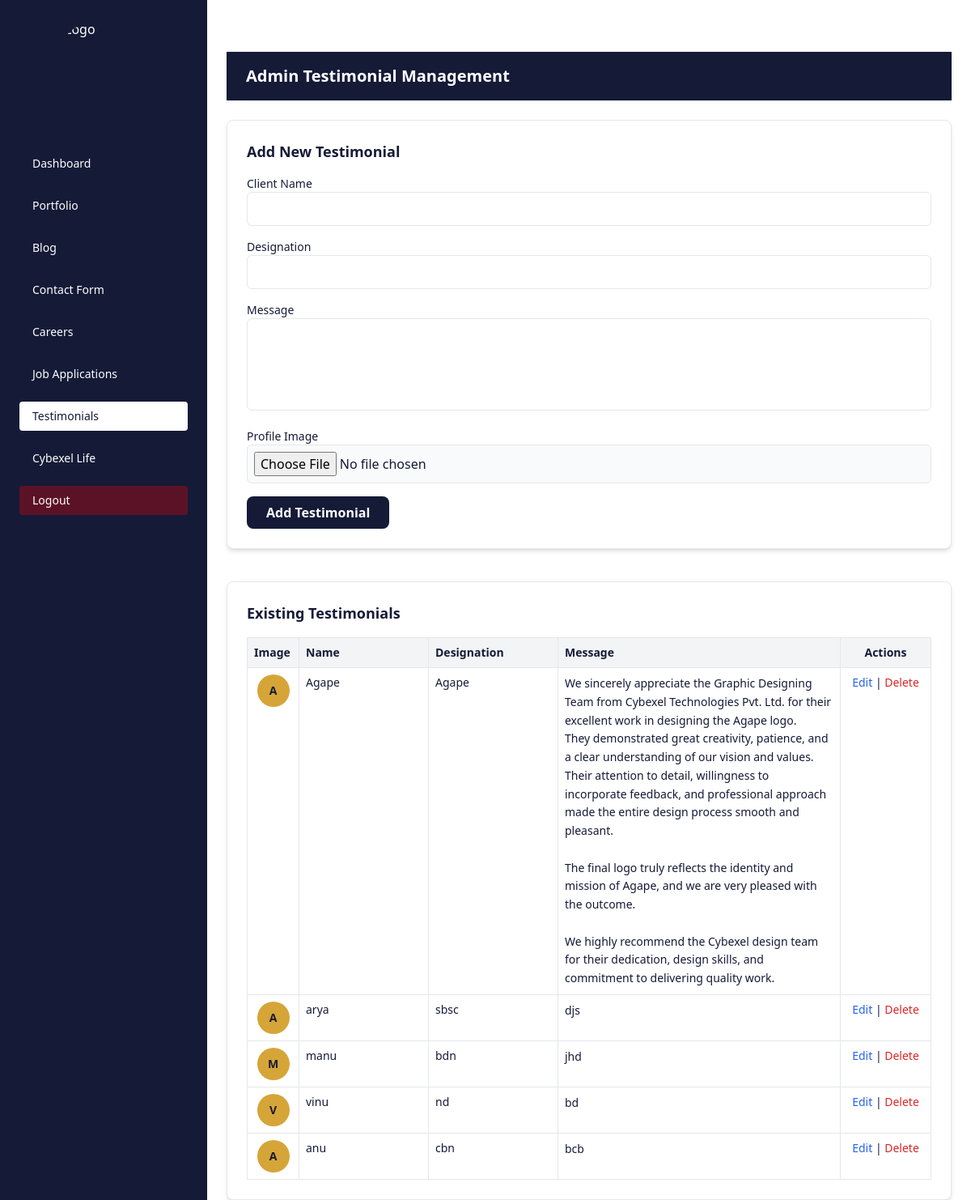
Page /admin_testimonials/ on the committed database.
### cybexelapp/models.py (models this page shows, shortened)
class Testimonial(models.Model):
    name = models.CharField(max_length=100)
    designation = models.CharField(max_length=150)
    message = models.TextField()
    image = models.ImageField(upload_to="testimonials/", blank=True, null=True)
    created_at = models.DateTimeField(auto_now_add=True)

### cybexelapp/views.py (the view, shortened to what this page needs)
# urls.py: path("admin_testimonials/", views.admin_testimonials, name="admin_testimonials"),
def admin_testimonials(request):
    if request.method == "POST" and request.POST.get("form_type") == "delete_testimonial":
        Testimonial.objects.filter(id=request.POST.get("delete_id")).delete()
        return redirect("admin_testimonials")
    testimonials = Testimonial.objects.all().order_by("-id")
    return render(request, "admin_testimonial.html", {
        "testimonials": testimonials
    })

### cybexelapp/templates/admin_testimonial.html (shortened to what this page needs)
{% load static %}
<!DOCTYPE html>
<html lang="en">
<head>
  <script src="https://cdn.tailwindcss.com"></script>
</head>
<body class="bg-white text-[#151a37] font-sans">
  <div class="flex min-h-screen">
    <aside class="w-64 bg-[#151a37] text-white p-6 fixed h-screen">
      <div class="flex items-center justify-center mb-8">
        <img src="{% static 'images/logo1.png' %}" alt="Logo" class="w-32 h-32 object-contain rounded-full">
      </div>
      <nav>
        <ul class="space-y-4 text-sm">
          <li>
            <a href="{% url 'admin_dashboard' %}" class="block py-2 px-4 rounded hover:bg-white hover:text-[#151a37]">
              Dashboard
            </a>
          </li>
          <li>
            <a href="{% url 'admin_portfolio' %}" class="block py-2 px-4 rounded hover:bg-white hover:text-[#151a37]">
              Portfolio
            </a>
          </li>
          <li>
            <a href="{% url 'admin_blog' %}" class="block py-2 px-4 rounded hover:bg-white hover:text-[#151a37] ">
              Blog
            </a>
          </li>
          <li>
            <a href="{% url 'admin_contact' %}" class="block py-2 px-4 rounded hover:bg-white hover:text-[#151a37]">
              Contact Form
            </a>
          </li>
          <li>
            <a href="{% url 'admin_careers' %}" class="block py-2 px-4 rounded hover:bg-white hover:text-[#151a37]">
              Careers
            </a>
          </li>
          <li>
            <a href="{% url 'admin_job_applications' %}" class="block py-2 px-4 rounded hover:bg-white hover:text-[#151a37]">
              Job Applications
            </a>
          </li>
          <li>
            <a href="{% url 'admin_testimonials' %}" class="block py-2 px-4 rounded bg-white text-[#151a37]">
              Testimonials
            </a>
          </li>
          <li>
            <a href="{% url 'admin_cybexelife' %}" class="block py-2 px-4 rounded hover:bg-white hover:text-[#151a37]">
              Cybexel Life
            </a>
          </li>
          <li>
  <a href="{% url 'logout' %}" class="block py-2 px-4 rounded bg-[red]/30 text-white">
    Logout
  </a>
</li>
        </ul>
      </nav>
    </aside>
<section class="mt-16 w-[85%] px-6 ml-64">
  <div class="w-full bg-[#151a37] text-white py-4 px-6 shadow mb-6">
    <h2 class="text-xl font-semibold">Admin Testimonial Management</h2>
  </div>
  <div class="bg-white shadow-md p-6 rounded-lg border mb-10">
    <h3 class="text-lg font-semibold mb-4 text-[#151a37]">Add New Testimonial</h3>
    <form method="POST" enctype="multipart/form-data" class="space-y-4">
      <div>
        <label class="block text-sm font-medium">Client Name</label>
        <input type="text" name="name" required
               class="w-full p-2 border rounded-md">
      </div>
      <div>
        <label class="block text-sm font-medium">Designation</label>
        <input type="text" name="designation" required
               class="w-full p-2 border rounded-md">
      </div>
      <div>
        <label class="block text-sm font-medium">Message</label>
        <textarea name="message" rows="4" required
                  class="w-full p-2 border rounded-md resize-none"></textarea>
      </div>
      <div>
        <label class="block text-sm font-medium">Profile Image</label>
        <input type="file" name="image" accept="image/*"
               class="w-full p-2 border rounded-md bg-gray-50">
      </div>
      <button type="submit"
        class="bg-[#151a37] text-white px-6 py-2 rounded-lg font-semibold">
        Add Testimonial
      </button>
    </form>
  </div>
  <div class="bg-white shadow-md p-6 rounded-lg border mt-6">
    <h3 class="text-lg font-semibold mb-4 text-[#151a37]">Existing Testimonials</h3>
    {% if testimonials %}
    <table class="w-full border table-fixed">
      <thead>
        <tr class="bg-gray-100 text-left text-sm">
          <th class="p-2 border w-16">Image</th>
          <th class="p-2 border w-40">Name</th>
          <th class="p-2 border w-40">Designation</th>
          <th class="p-2 border">Message</th>
          <th class="p-2 border w-28 text-center">Actions</th>
        </tr>
      </thead>
      <tbody>
        {% for t in testimonials %}
        <tr class="text-sm align-top">
<td class="border p-2 text-center">
  {% if t.image %}
    <img src="{{ t.image.url }}"
         class="w-10 h-10 rounded-full object-cover mx-auto">
  {% else %}
    <div class="w-10 h-10 rounded-full bg-[#d6a537]
                flex items-center justify-center
                text-sm font-bold text-[#151a37] uppercase mx-auto">
      {{ t.name|slice:":1" }}
    </div>
  {% endif %}
</td>
          <td class="border p-2 break-words">
            {{ t.name }}
          </td>
          <td class="border p-2 break-words">
            {{ t.designation }}
          </td>
          <td class="border p-2 break-words whitespace-normal leading-relaxed max-w-[400px]">
            {{ t.message|linebreaksbr }}
          </td>
          <td class="border p-2 text-center">
            <button
  onclick="openTestimonialEditModal('{{ t.id }}', '{{ t.name|escapejs }}', '{{ t.designation|escapejs }}', '{{ t.message|escapejs }}')"
  class="text-blue-600 hover:underline">
  Edit
</button>
            |
            <form method="POST" class="inline"
                  onsubmit="return confirm('Delete this testimonial?');">
              <button type="submit" class="text-red-600 hover:underline bg-transparent border-0 p-0">
                Delete
              </button>
            </form>
          </td>
        </tr>
        {% endfor %}
      </tbody>
    </table>
    {% else %}
      <p class="text-gray-500 text-sm">No testimonials added yet.</p>
    {% endif %}
  </div>
</section>
</body>
</html>

### rows in the picture
Testimonial: name "A", name "Agape", designation "Agape", message "We sincerely appreciate the Graphic Designing Team from Cybexel Technologies Pvt. Ltd. for their excellent work in designing the Agape logo. They demonstrated great creativity, patience, and a clear understanding of our vision and values. Their attention to detail, willingness to incorporate feedback, and professional approach made the entire design process smooth and pleasant. The final logo truly reflects the identity and mission of Agape, and we are very pleased with the outcome. We highly recommend the Cybexel design team for their dedication, design skills, and commitment to delivering quality work."
Testimonial: name "A", name "arya", designation "sbsc", message "djs"
Testimonial: name "M", name "manu", designation "bdn", message "jhd"
Testimonial: name "V", name "vinu", designation "nd", message "bd"
Testimonial: name "A", name "anu", designation "cbn", message "bcb"
